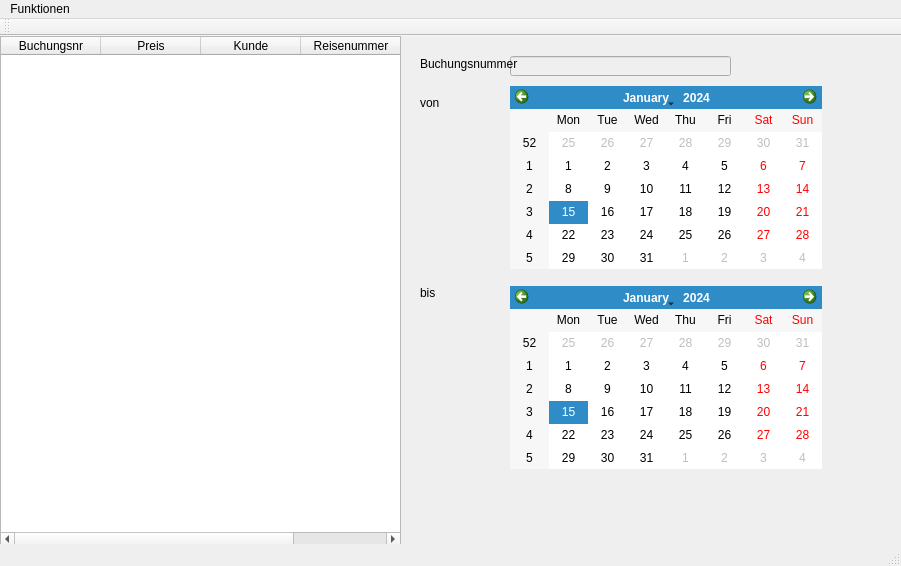
<?xml version="1.0" encoding="UTF-8"?>
<ui version="4.0">
 <class>MainWindow</class>
 <widget class="QMainWindow" name="MainWindow">
  <property name="geometry">
   <rect>
    <x>0</x>
    <y>0</y>
    <width>901</width>
    <height>566</height>
   </rect>
  </property>
  <property name="windowTitle">
   <string>MainWindow</string>
  </property>
  <widget class="QWidget" name="centralWidget">
   <widget class="QTableWidget" name="tWOverview">
    <property name="geometry">
     <rect>
      <x>0</x>
      <y>0</y>
      <width>401</width>
      <height>511</height>
     </rect>
    </property>
    <column>
     <property name="text">
      <string>Buchungsnr</string>
     </property>
    </column>
    <column>
     <property name="text">
      <string>Preis</string>
     </property>
    </column>
    <column>
     <property name="text">
      <string>Kunde</string>
     </property>
    </column>
    <column>
     <property name="text">
      <string>Reisenummer</string>
     </property>
    </column>
   </widget>
   <widget class="QWidget" name="wDetailAnsicht" native="true">
    <property name="geometry">
     <rect>
      <x>410</x>
      <y>0</y>
      <width>421</width>
      <height>511</height>
     </rect>
    </property>
    <widget class="QLineEdit" name="lEBuchungsnummer">
     <property name="enabled">
      <bool>false</bool>
     </property>
     <property name="geometry">
      <rect>
       <x>100</x>
       <y>20</y>
       <width>221</width>
       <height>20</height>
      </rect>
     </property>
    </widget>
    <widget class="QLabel" name="lblBuchungsnummer">
     <property name="geometry">
      <rect>
       <x>10</x>
       <y>20</y>
       <width>121</width>
       <height>16</height>
      </rect>
     </property>
     <property name="text">
      <string>Buchungsnummer</string>
     </property>
    </widget>
    <widget class="QLabel" name="lblVon">
     <property name="geometry">
      <rect>
       <x>10</x>
       <y>60</y>
       <width>47</width>
       <height>13</height>
      </rect>
     </property>
     <property name="text">
      <string>von</string>
     </property>
    </widget>
    <widget class="QLabel" name="lblBis">
     <property name="geometry">
      <rect>
       <x>10</x>
       <y>250</y>
       <width>47</width>
       <height>13</height>
      </rect>
     </property>
     <property name="text">
      <string>bis</string>
     </property>
    </widget>
    <widget class="QCalendarWidget" name="cWVon">
     <property name="geometry">
      <rect>
       <x>100</x>
       <y>50</y>
       <width>312</width>
       <height>183</height>
      </rect>
     </property>
    </widget>
    <widget class="QCalendarWidget" name="cWBis">
     <property name="geometry">
      <rect>
       <x>100</x>
       <y>250</y>
       <width>312</width>
       <height>183</height>
      </rect>
     </property>
    </widget>
   </widget>
  </widget>
  <widget class="QMenuBar" name="menuBar">
   <property name="geometry">
    <rect>
     <x>0</x>
     <y>0</y>
     <width>901</width>
     <height>21</height>
    </rect>
   </property>
   <widget class="QMenu" name="menuFunktionen">
    <property name="title">
     <string>Funktionen</string>
    </property>
    <addaction name="actionDatei_einlesen"/>
    <addaction name="actionProgramm_beenden"/>
   </widget>
   <addaction name="menuFunktionen"/>
  </widget>
  <widget class="QToolBar" name="mainToolBar">
   <attribute name="toolBarArea">
    <enum>TopToolBarArea</enum>
   </attribute>
   <attribute name="toolBarBreak">
    <bool>false</bool>
   </attribute>
  </widget>
  <widget class="QStatusBar" name="statusBar"/>
  <action name="actionDatei_einlesen">
   <property name="text">
    <string>Datei einlesen</string>
   </property>
  </action>
  <action name="actionProgramm_beenden">
   <property name="text">
    <string>Programm beenden</string>
   </property>
  </action>
 </widget>
 <layoutdefault spacing="6" margin="11"/>
 <resources/>
 <connections/>
</ui>
